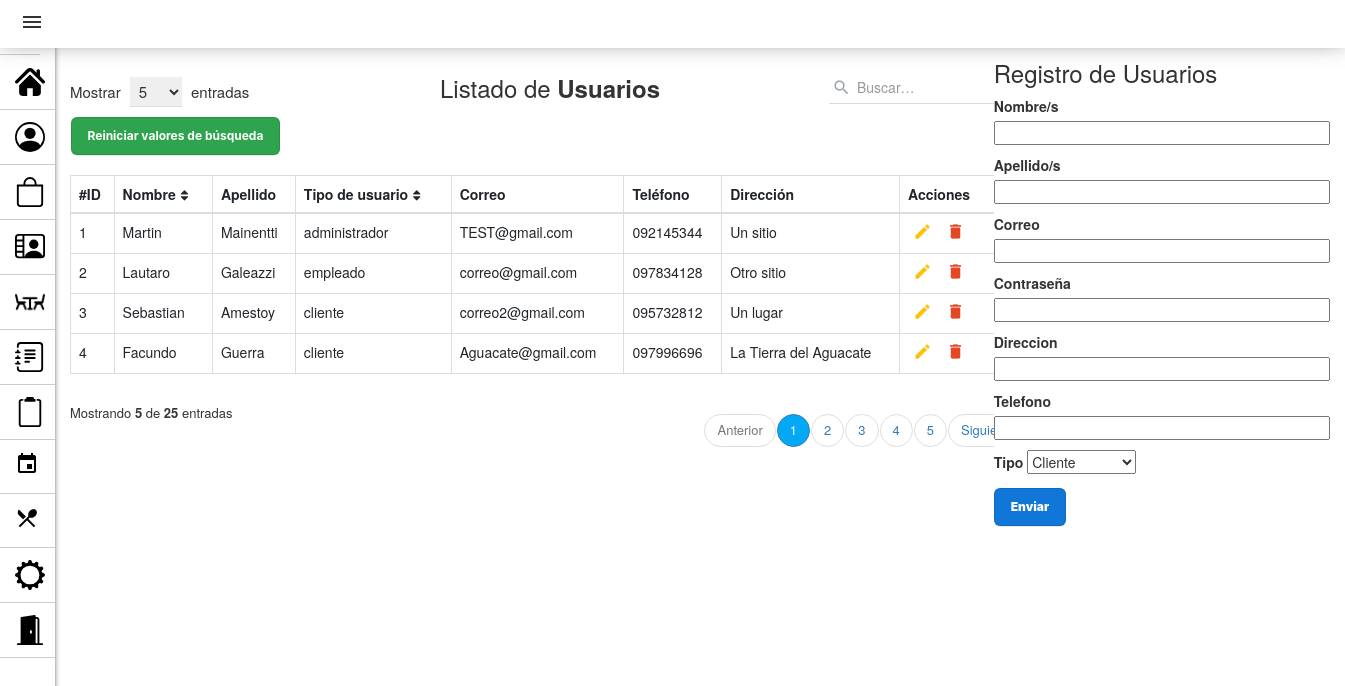
Page /PAGINA_GestionUsuarios.php on the committed database.
### tables this page shows
CREATE TABLE `usuario` (
  `id_usuario` int(10) PRIMARY KEY NOT NULL AUTO_INCREMENT COMMENT 'ID del Usuario',
  `nombre` varchar(40) NOT NULL COMMENT 'Nombre del Usuario',
  `apellido` varchar(40) NOT NULL COMMENT 'Apellido del Usuario',
  `correo` varchar(60) NOT NULL COMMENT 'Correo del Usuario',
  `password` varchar(20) NOT NULL COMMENT 'Clave del Usuario',
  `direccion` varchar(80) DEFAULT NULL COMMENT 'Direccion de envio del Usuario',
  `telefono` varchar(18) DEFAULT NULL COMMENT 'Telefono de contacto del Usuario',
  `tipo` varchar(30) NOT NULL DEFAULT 'cliente' COMMENT 'Tipo de usuario, para las jerarquias'
);

### controlador/Usuario_controlador.php (called while the page is built)
<?php
require_once("modelo/Usuario.php");
$usuarios = new Usuario();
$matrizUsuario = $usuarios->listar_usuarios();
require_once("vista/Usuarios_view.php");
?>

### modelo/conexion.php (called while the page is built)
<?php
class Conectar{
    public static function conexion (){
        try{
            $host ="localhost";
            $user ="root";
            $pass="";
            $bd="proyecto_grupo2";
            $con = mysqli_connect($host,$user,$pass);
            mysqli_select_db($con,$bd);
            return $con;
        }catch(Exception $e){
    die('Error'.$e->getMessage());
    echo "La linea de error " . $e->getLine();
        }
    }
    }
?>

### modelo/Usuario.php (called while the page is built, shortened)
<?php
class Usuario
{
    private $con;
    private $usuario;
    public function __construct()
    {
        require_once("conexion.php");
        $this->con = Conectar::conexion();
        $this->usuario = array();
    }
    public function listar_usuarios()
    {
        $sql = "SELECT * FROM usuario ORDER BY id_usuario";
        $query = mysqli_query($this->con, $sql);
        while ($filas = mysqli_fetch_array($query)) {
            $this->usuario[] = $filas;
        }
        return $this->usuario;
    }
}
?>

### vista/Usuarios_view.php (the view, shortened to what this page needs)
<!DOCTYPE html>
<html lang="es">
<head>
    <link rel="stylesheet" href="assets/styles2.css">
    <link href="https://cdn.jsdelivr.net/npm/bootstrap@5.2.0/dist/css/bootstrap.min.css" rel="stylesheet">
    <link href="https://maxcdn.bootstrapcdn.com/bootstrap/3.3.7/css/bootstrap.min.css" rel="stylesheet">
    <link href="https://maxcdn.bootstrapcdn.com/font-awesome/4.7.0/css/font-awesome.min.css" rel="stylesheet">
</head>
<body>
    <div class="container">
        <div class="table-responsive">
            <div class="table-wrapper">
                <div class="table-title">
                    <div class="row">
                        <div class="col-xs-4">
                            <div class="show-entries">
                                <span>Mostrar</span>
                                <select>
                                    <option>5</option>
                                </select>
                                <span>entradas</span>
                            </div>
                        </div>
                        <div class="col-xs-4">
                            <h2 class="text-center">Listado de <b>Usuarios</b></h2>
                        </div>
                        <?php require_once("vista/buscar_usuario_view.php"); ?>
                        <form method="POST">
                            <table class="table table-bordered">
                                <thead>
                                    <tr>
                                        <th>#ID</th>
                                        <th>Nombre<i class="fa fa-sort"></i></th>
                                        <th>Apellido</th>
                                        <th>Tipo de usuario<i class="fa fa-sort"></i></th>
                                        <th>Correo</i></th>
                                        <th>Teléfono</th>
                                        <th>Dirección</th>
                                        <th>Acciones</th>
                                    </tr>
                                </thead>
                        </form>
                        <tbody>
                            <?php foreach ($matrizUsuario as $usuario) : ?>
                                <tr>
                                    <td scope="row"><?php echo $usuario['id_usuario'] ?></td>
                                    <td><?php echo $usuario['nombre'] ?></td>
                                    <td><?php echo $usuario['apellido'] ?></td>
                                    <td><?php echo $usuario['tipo'] ?></td>
                                    <td><?php echo $usuario['correo'] ?></td>
                                    <td><?php echo $usuario['telefono'] ?></td>
                                    <td><?php echo $usuario['direccion'] ?></td>
                                    <td>
                                        <a href="ModificarUsuario_pagina.php?id=<?php echo $usuario['id_usuario'] ?>" class="edit" title="Editar" data-toggle="tooltip"><i class="material-icons">&#xE254;</i></a>
                                        <a href="controlador/eliminar_Usuario_controlador.php?id=<?php echo $usuario['id_usuario'] ?>" class="delete" title="Eliminar" data-toggle="tooltip"><i class="material-icons" onclick="javascript:return asegurar();">&#xE872;</i></a>
                                    </td>
                                </tr>
                            <?php endforeach; ?>
                        </tbody>
                    <div class="clearfix">
                        <div class="hint-text">Mostrando <b>5</b> de <b>25</b> entradas</div>
                        <ul class="pagination">
                            <li class="page-item disabled"><a href="#">Anterior</a></li>
                            <li class="page-item active"><a href="#" class="page-link">1</a></li>
                            <li class="page-item"><a href="#" class="page-link">2</a></li>
                            <li class="page-item"><a href="#" class="page-link">3</a></li>
                            <li class="page-item"><a href="#" class="page-link">4</a></li>
                            <li class="page-item"><a href="#" class="page-link">5</a></li>
                            <li class="page-item"><a href="#" class="page-link">Siguiente</a></li>
                        </ul>
                    </div>
                </div>
            </div>
</body>
</html>

### assets/styles2.css (style rules this page uses)
body { font-family: 'Roboto', sans-serif; background-repeat: no-repeat; background-size: cover; }
.table-responsive { margin: 50px 0; margin-left: 20px; }
.table-wrapper { min-width: 1000px; background: #fff; padding: 20px; box-shadow: 0 1px 1px rgba(0, 0, 0, .05); }
.table-title { font-size: 15px; padding-bottom: 10px; margin: 0 0 10px; min-height: 45px; }
.table-title h2 { margin: 5px 0 0; font-size: 24px; }
.table-title select { border-color: #ddd; border-width: 0 0 1px 0; padding: 3px 10px 3px 5px; margin: 0 5px; }
.table-title .show-entries { margin-top: 7px; }
table.table tr th, table.table tr td { border-color: #e9e9e9; }
table.table th i { font-size: 13px; margin: 0 5px; cursor: pointer; }
table.table td:last-child { width: 130px; }
table.table td a { color: #a0a5b1; display: inline-block; margin: 0 5px; }
table.table td a.edit { color: #FFC107; }
table.table td a.delete { color: #E34724; }
table.table td i { font-size: 19px; }
.pagination { float: right; margin: 0 0 5px; }
.pagination li a { border: none; font-size: 13px; min-width: 30px; min-height: 30px; padding: 0 10px; color: #999; margin: 0 2px; line-height: 30px; border-radius: 30px !important; text-align: center; }
.pagination li.active a { background: #03A9F4; }
.hint-text { float: left; margin-top: 10px; font-size: 13px; }
.material-icons { font-family: 'Material Icons'; font-size: 16px; }

### assets/styles_navbar.css (style rules this page uses)
* { margin: 0px; padding: 0px; }

### rows in the picture
usuario: id_usuario "1", nombre "Martin", apellido "Mainentti", tipo "administrador", correo "TEST@gmail.com", telefono "092145344", direccion "Un sitio"
usuario: id_usuario "2", nombre "Lautaro", apellido "Galeazzi", tipo "empleado", correo "correo@gmail.com", telefono "097834128", direccion "Otro sitio"
usuario: id_usuario "3", nombre "Sebastian", apellido "Amestoy", tipo "cliente", correo "correo2@gmail.com", telefono "095732812", direccion "Un lugar"
usuario: id_usuario "4", nombre "Facundo", apellido "Guerra", tipo "cliente", correo "Aguacate@gmail.com", telefono "097996696", direccion "La Tierra del Aguacate"
